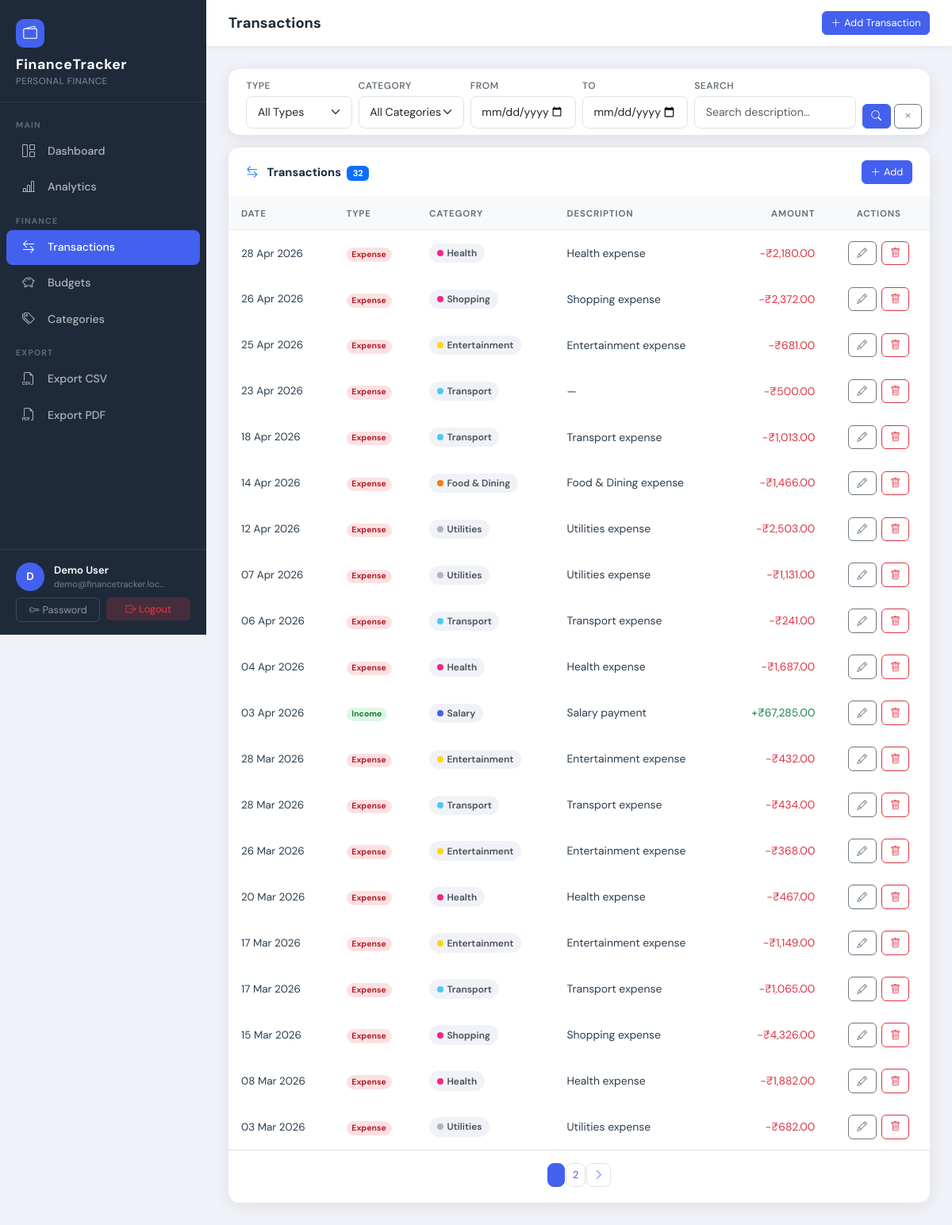
Page /transactions/ (signed in) on the committed database.
### tracker/models.py (models this page shows, shortened)
class Transaction(models.Model):
    INCOME  = 'income'
    EXPENSE = 'expense'
    TRANSACTION_TYPES = [
        (INCOME,  'Income'),
        (EXPENSE, 'Expense'),
    ]
    user        = models.ForeignKey(
                      User,
                      on_delete=models.CASCADE,
                      related_name='transactions'
                  )
    category    = models.ForeignKey(
                      Category,
                      on_delete=models.SET_NULL,
                      null=True,
                      blank=True,
                      related_name='transactions'
                  )
    amount      = models.DecimalField(
                      max_digits=12,
                      decimal_places=2,
                      validators=[MinValueValidator(Decimal('0.01'))],
                      help_text="Must be greater than zero"
                  )
    type        = models.CharField(
                      max_length=10,
                      choices=TRANSACTION_TYPES,
                      db_index=True
                  )
    date        = models.DateField(default=datetime.date.today, db_index=True)
    description = models.CharField(max_length=255, blank=True, default='')
    created_at  = models.DateTimeField(auto_now_add=True)
    updated_at  = models.DateTimeField(auto_now=True)
    class Meta:
        ordering = ['-date', '-created_at']
        indexes  = [
            models.Index(fields=['user', 'type']),
            models.Index(fields=['user', 'date']),
            models.Index(fields=['user', 'category']),
        ]

class Category(models.Model):
    ICON_CHOICES = [
        ('bi-cart',           'Shopping Cart'),
        ('bi-house',          'House / Rent'),
        ('bi-car-front',      'Transport'),
        ('bi-heart-pulse',    'Health'),
        ('bi-mortarboard',    'Education'),
        ('bi-controller',     'Entertainment'),
        ('bi-lightning',      'Utilities'),
        ('bi-briefcase',      'Work / Salary'),
        ('bi-piggy-bank',     'Savings'),
        ('bi-gift',           'Gifts'),
        ('bi-airplane',       'Travel'),
        ('bi-three-dots',     'Other'),
    ]
    COLOR_CHOICES = [
        ('#4361ee', 'Blue'),
        ('#f72585', 'Pink'),
        ('#4cc9f0', 'Cyan'),
        ('#7209b7', 'Purple'),
        ('#f77f00', 'Orange'),
        ('#2dc653', 'Green'),
        ('#e63946', 'Red'),
        ('#adb5bd', 'Gray'),
        ('#ffd60a', 'Yellow'),
        ('#06d6a0', 'Teal'),
    ]
    user          = models.ForeignKey(
                        User,
                        on_delete=models.CASCADE,
                        null=True,
                        blank=True,
                        related_name='categories',
                        help_text="Null for predefined/global categories"
                    )
    name          = models.CharField(max_length=100)
    icon          = models.CharField(max_length=50, choices=ICON_CHOICES, default='bi-three-dots')
    color         = models.CharField(max_length=7,  choices=COLOR_CHOICES, default='#4361ee')
    is_predefined = models.BooleanField(
                        default=False,
                        help_text="Predefined categories are available to all users"
                    )
    created_at    = models.DateTimeField(auto_now_add=True)
    class Meta:
        verbose_name_plural = 'Categories'
        ordering = ['name']
        constraints = [
            models.UniqueConstraint(
                fields=['user', 'name'],
                name='unique_category_per_user',
                condition=models.Q(user__isnull=False),
            ),
        ]
    def __str__(self):
        return self.name
    @classmethod
    def get_for_user(cls, user):
        return cls.objects.filter(
            models.Q(is_predefined=True) | models.Q(user=user)
        )

### tracker/views/transaction_views.py (the view)
# urls.py: path('transactions/',                  TransactionListView.as_view(),   name='transaction_list'),
class TransactionListView(LoginRequiredMixin, ListView):
    template_name   = 'tracker/transactions/list.html'
    context_object_name = 'transactions'
    paginate_by     = 20  # overridden by settings.TRANSACTIONS_PER_PAGE
    def get_paginate_by(self, queryset):
        return getattr(settings, 'TRANSACTIONS_PER_PAGE', 20)
    def get_queryset(self):
        self.filter_form = TransactionFilterForm(
            self.request.GET or None,
            user=self.request.user
        )
        filters = None
        if self.filter_form.is_valid():
            filters = self.filter_form.cleaned_data
        return get_transaction_queryset(self.request.user, filters)
    def get_context_data(self, **kwargs):
        ctx = super().get_context_data(**kwargs)
        ctx['filter_form'] = self.filter_form
        ctx['page_title']  = 'Transactions'
        query_params = self.request.GET.copy()
        query_params.pop('page', None)
        ctx['query_string'] = query_params.urlencode()
        return ctx

### tracker/forms.py (shortened to what this page needs)
class TransactionFilterForm(BootstrapMixin, forms.Form):
    TYPE_CHOICES = [('', 'All Types')] + list(Transaction.TRANSACTION_TYPES)
    type        = forms.ChoiceField(choices=TYPE_CHOICES, required=False)
    category    = forms.ModelChoiceField(queryset=Category.objects.none(), required=False,
                                          empty_label='All Categories')
    date_from   = forms.DateField(required=False, widget=forms.DateInput(attrs={'type': 'date'}))
    date_to     = forms.DateField(required=False, widget=forms.DateInput(attrs={'type': 'date'}))
    search      = forms.CharField(max_length=100, required=False,
                                   widget=forms.TextInput(attrs={'placeholder': 'Search description…'}))
    def __init__(self, *args, user=None, **kwargs):
        super().__init__(*args, **kwargs)
        if user:
            self.fields['category'].queryset = Category.get_for_user(user)

### tracker/services.py (called while the page is built, shortened)
def get_transaction_queryset(user, filters=None):
    qs = Transaction.objects.filter(user=user).select_related('category')
    if not filters:
        return qs

### tracker/templatetags/finance_tags.py (called while the page is built)
@register.filter
def currency(value):
    try:
        v = Decimal(str(value))
        return f'₹{v:,.2f}'
    except Exception:
        return value

@register.filter
def income_color(transaction_type):
    return 'text-success' if transaction_type == 'income' else 'text-danger'

@register.filter
def sign_prefix(transaction_type):
    return '+' if transaction_type == 'income' else '-'

### tracker/templates/tracker/transactions/list.html (shortened to what this page needs)
{% extends "base.html" %}
{% load finance_tags %}{% load humanize %}
{% block content %}
<div class="content-card mb-3">
  <div class="card-body py-2">
    <form method="get" id="filter-form" class="row g-2 align-items-end">
      <div class="col-sm-6 col-md-3 col-lg-2">
        <label class="form-label mb-1" style="font-size:.75rem;font-weight:600;text-transform:uppercase;letter-spacing:.5px;color:#6c757d;">Type</label>
        {{ filter_form.type }}
      </div>
      <div class="col-sm-6 col-md-3 col-lg-2">
        <label class="form-label mb-1" style="font-size:.75rem;font-weight:600;text-transform:uppercase;letter-spacing:.5px;color:#6c757d;">Category</label>
        {{ filter_form.category }}
      </div>
      <div class="col-sm-6 col-md-3 col-lg-2">
        <label class="form-label mb-1" style="font-size:.75rem;font-weight:600;text-transform:uppercase;letter-spacing:.5px;color:#6c757d;">From</label>
        {{ filter_form.date_from }}
      </div>
      <div class="col-sm-6 col-md-3 col-lg-2">
        <label class="form-label mb-1" style="font-size:.75rem;font-weight:600;text-transform:uppercase;letter-spacing:.5px;color:#6c757d;">To</label>
        {{ filter_form.date_to }}
      </div>
      <div class="col-sm-8 col-md-4 col-lg-3">
        <label class="form-label mb-1" style="font-size:.75rem;font-weight:600;text-transform:uppercase;letter-spacing:.5px;color:#6c757d;">Search</label>
        {{ filter_form.search }}
      </div>
      <div class="col-sm-4 col-md-2 col-lg-1 d-flex gap-1">
        <button type="submit" class="btn btn-primary btn-sm flex-fill">
          <i class="bi bi-search"></i>
        </button>
        <a href="{% url 'tracker:transaction_list' %}" class="btn btn-outline-secondary btn-sm flex-fill">
          <i class="bi bi-x"></i>
        </a>
      </div>
    </form>
  </div>
</div>
<div class="content-card">
  <div class="card-header">
    <span>
      <i class="bi bi-arrow-left-right me-2 text-primary"></i>
      Transactions
      {% if page_obj.paginator.count %}
        <span class="badge bg-primary ms-1">{{ page_obj.paginator.count }}</span>
      {% endif %}
    </span>
    <a href="{% url 'tracker:transaction_create' %}" class="btn btn-primary btn-sm">
      <i class="bi bi-plus-lg me-1"></i>Add
    </a>
  </div>
  {% if transactions %}
  <div class="p-0">
    <table class="txn-table">
      <thead>
        <tr>
          <th>Date</th>
          <th>Type</th>
          <th>Category</th>
          <th>Description</th>
          <th class="text-end">Amount</th>
          <th class="text-center">Actions</th>
        </tr>
      </thead>
      <tbody>
        {% for txn in transactions %}
        <tr>
          <td>
            <span class="fw-600" style="font-size:.84rem;">{{ txn.date|date:"d M Y" }}</span>
          </td>
          <td>
            <span class="badge rounded-pill badge-{{ txn.type }}">
              {{ txn.get_type_display }}
            </span>
          </td>
          <td>
            {% if txn.category %}
            <span class="cat-chip">
              <span class="cat-dot" style="background:{{ txn.category.color }};"></span>
              {{ txn.category.name }}
            </span>
            {% else %}
            <span class="text-muted">—</span>
            {% endif %}
          </td>
          <td class="text-truncate" style="max-width:200px;">
            {{ txn.description|default:"—" }}
          </td>
          <td class="text-end {{ txn.type|income_color }} fw-700">
            {{ txn.type|sign_prefix }}{{ txn.amount|currency }}
          </td>
          <td class="text-center">
            <div class="action-btns justify-content-center">
              <a href="{% url 'tracker:transaction_edit' txn.pk %}"
                 class="btn btn-sm btn-outline-secondary" title="Edit">
                <i class="bi bi-pencil"></i>
              </a>
              <a href="{% url 'tracker:transaction_delete' txn.pk %}"
                 class="btn btn-sm btn-outline-danger" title="Delete"
                 data-confirm="Delete this transaction?">
                <i class="bi bi-trash"></i>
              </a>
            </div>
          </td>
        </tr>
        {% endfor %}
      </tbody>
    </table>
  </div>
  {% if page_obj.has_other_pages %}
  <div class="card-body border-top pt-3">
    <nav>
      <ul class="pagination pagination-sm justify-content-center mb-0">
        {% for num in page_obj.paginator.page_range %}
          {% if page_obj.number == num %}
            <li class="page-item active"><span class="page-link">{{ num }}</span></li>
          {% elif num > page_obj.number|add:'-3' and num < page_obj.number|add:'3' %}
            <li class="page-item">
              <a class="page-link" href="?{{ query_string }}&page={{ num }}">{{ num }}</a>
            </li>
          {% endif %}
        {% endfor %}
        {% if page_obj.has_next %}
          <li class="page-item">
            <a class="page-link" href="?{{ query_string }}&page={{ page_obj.next_page_number }}">
              <i class="bi bi-chevron-right"></i>
            </a>
          </li>
        {% endif %}
      </ul>
    </nav>
  </div>
  {% endif %}
  {% endif %}
</div>
{% endblock %}

### templates/base.html (shortened to what this page needs)
{% load static %}{% load finance_tags %}<!DOCTYPE html>
<html lang="en">
<head>
  <link href="https://cdn.jsdelivr.net/npm/bootstrap@5.3.3/dist/css/bootstrap.min.css" rel="stylesheet">
  <link href="https://cdn.jsdelivr.net/npm/bootstrap-icons@1.11.3/font/bootstrap-icons.min.css" rel="stylesheet">
  <link href="{% static 'css/main.css' %}" rel="stylesheet">
</head>
<body>
<div class="app-wrapper">
  <nav class="sidebar" id="sidebar">
    <div class="brand">
      <div class="brand-icon"><i class="bi bi-wallet2"></i></div>
      <div class="brand-name">FinanceTracker</div>
      <div class="brand-sub">Personal Finance</div>
    </div>
    <ul class="sidebar-nav list-unstyled">
      <li class="nav-section">Main</li>
      <li class="nav-item">
        <a href="{% url 'tracker:dashboard' %}" class="nav-link">
          <i class="bi bi-grid-1x2"></i> Dashboard
        </a>
      </li>
      <li class="nav-item">
        <a href="{% url 'tracker:analytics' %}" class="nav-link">
          <i class="bi bi-bar-chart-line"></i> Analytics
        </a>
      </li>
      <li class="nav-section mt-2">Finance</li>
      <li class="nav-item">
        <a href="{% url 'tracker:transaction_list' %}" class="nav-link">
          <i class="bi bi-arrow-left-right"></i> Transactions
        </a>
      </li>
      <li class="nav-item">
        <a href="{% url 'tracker:budget_list' %}" class="nav-link">
          <i class="bi bi-piggy-bank"></i> Budgets
        </a>
      </li>
      <li class="nav-item">
        <a href="{% url 'tracker:category_list' %}" class="nav-link">
          <i class="bi bi-tags"></i> Categories
        </a>
      </li>
      <li class="nav-section mt-2">Export</li>
      <li class="nav-item">
        <a href="{% url 'tracker:export_csv' %}" class="nav-link">
          <i class="bi bi-filetype-csv"></i> Export CSV
        </a>
      </li>
      <li class="nav-item">
        <a href="{% url 'tracker:export_pdf' %}" class="nav-link">
          <i class="bi bi-filetype-pdf"></i> Export PDF
        </a>
      </li>
    </ul>
    <div class="sidebar-footer">
      <div class="user-info">
        <div class="avatar">{{ request.user.username|first|upper }}</div>
        <div>
          <div class="user-name">{{ request.user.get_full_name|default:request.user.username }}</div>
          <div class="user-email">{{ request.user.email }}</div>
        </div>
      </div>
      <div class="mt-2 d-flex gap-2">
        <a href="{% url 'auth:password_change' %}" class="btn btn-sm btn-outline-secondary w-50" style="color:rgba(255,255,255,.5);border-color:rgba(255,255,255,.15);">
          <i class="bi bi-key me-1"></i>Password
        </a>
        <form method="post" action="{% url 'auth:logout' %}" class="w-50">
          <button type="submit" class="btn btn-sm w-100" style="background:rgba(230,57,70,.2);color:#e63946;border:none;">
            <i class="bi bi-box-arrow-right me-1"></i>Logout
          </button>
        </form>
      </div>
    </div>
  </nav>
  <div class="main-content">
    <div class="topbar">
      <div class="d-flex align-items-center gap-3">
        <h1 class="page-heading">{% block page_heading %}{{ page_title|default:"Dashboard" }}{% endblock %}</h1>
      </div>
      <div class="topbar-actions">
        <a href="{% url 'tracker:transaction_create' %}" class="btn btn-primary btn-sm">
          <i class="bi bi-plus-lg me-1"></i>Add Transaction
        </a>
      </div>
    </div>
    <div class="page-body">
      {% block content %}{% endblock %}
    </div>
  </div>
</div>
</body>
</html>

### rows in the picture
Transaction: date "28 Apr 2026", type "Expense", category.name "Health", description "Health expense", type|sign_prefix "-", amount "₹2,180.00"
Transaction: date "26 Apr 2026", type "Expense", category.name "Shopping", description "Shopping expense", type|sign_prefix "-", amount "₹2,372.00"
Transaction: date "25 Apr 2026", type "Expense", category.name "Entertainment", description "Entertainment expense", type|sign_prefix "-", amount "₹681.00"
Transaction: date "23 Apr 2026", type "Expense", category.name "Transport", description "—", type|sign_prefix "-", amount "₹500.00"
Transaction: date "18 Apr 2026", type "Expense", category.name "Transport", description "Transport expense", type|sign_prefix "-", amount "₹1,013.00"
Transaction: date "14 Apr 2026", type "Expense", category.name "Food & Dining", description "Food & Dining expense", type|sign_prefix "-", amount "₹1,466.00"
Transaction: date "12 Apr 2026", type "Expense", category.name "Utilities", description "Utilities expense", type|sign_prefix "-", amount "₹2,503.00"
Transaction: date "07 Apr 2026", type "Expense", category.name "Utilities", description "Utilities expense", type|sign_prefix "-", amount "₹1,131.00"
Transaction: date "06 Apr 2026", type "Expense", category.name "Transport", description "Transport expense", type|sign_prefix "-", amount "₹241.00"
Transaction: date "04 Apr 2026", type "Expense", category.name "Health", description "Health expense", type|sign_prefix "-", amount "₹1,687.00"
Transaction: date "03 Apr 2026", type "Income", category.name "Salary", description "Salary payment", type|sign_prefix "+", amount "₹67,285.00"
Transaction: date "28 Mar 2026", type "Expense", category.name "Entertainment", description "Entertainment expense", type|sign_prefix "-", amount "₹432.00"
Transaction: date "28 Mar 2026", type "Expense", category.name "Transport", description "Transport expense", type|sign_prefix "-", amount "₹434.00"
Transaction: date "26 Mar 2026", type "Expense", category.name "Entertainment", description "Entertainment expense", type|sign_prefix "-", amount "₹368.00"
Transaction: date "20 Mar 2026", type "Expense", category.name "Health", description "Health expense", type|sign_prefix "-", amount "₹467.00"
Transaction: date "17 Mar 2026", type "Expense", category.name "Entertainment", description "Entertainment expense", type|sign_prefix "-", amount "₹1,149.00"
Transaction: date "17 Mar 2026", type "Expense", category.name "Transport", description "Transport expense", type|sign_prefix "-", amount "₹1,065.00"
Transaction: date "15 Mar 2026", type "Expense", category.name "Shopping", description "Shopping expense", type|sign_prefix "-", amount "₹4,326.00"
Transaction: date "08 Mar 2026", type "Expense", category.name "Health", description "Health expense", type|sign_prefix "-", amount "₹1,882.00"
Transaction: date "03 Mar 2026", type "Expense", category.name "Utilities", description "Utilities expense", type|sign_prefix "-", amount "₹682.00"

### other values in the picture
{{ request.user.username|first|upper }} "D"
{{ request.user.get_full_name|default:request.user.username }} "Demo User"
{{ request.user.email }} "demo@financetracker.loc…"
{{ page_title|default:"Dashboard" }} "Transactions"
{{ page_obj.paginator.count }} "32"
{{ num }} "2"
